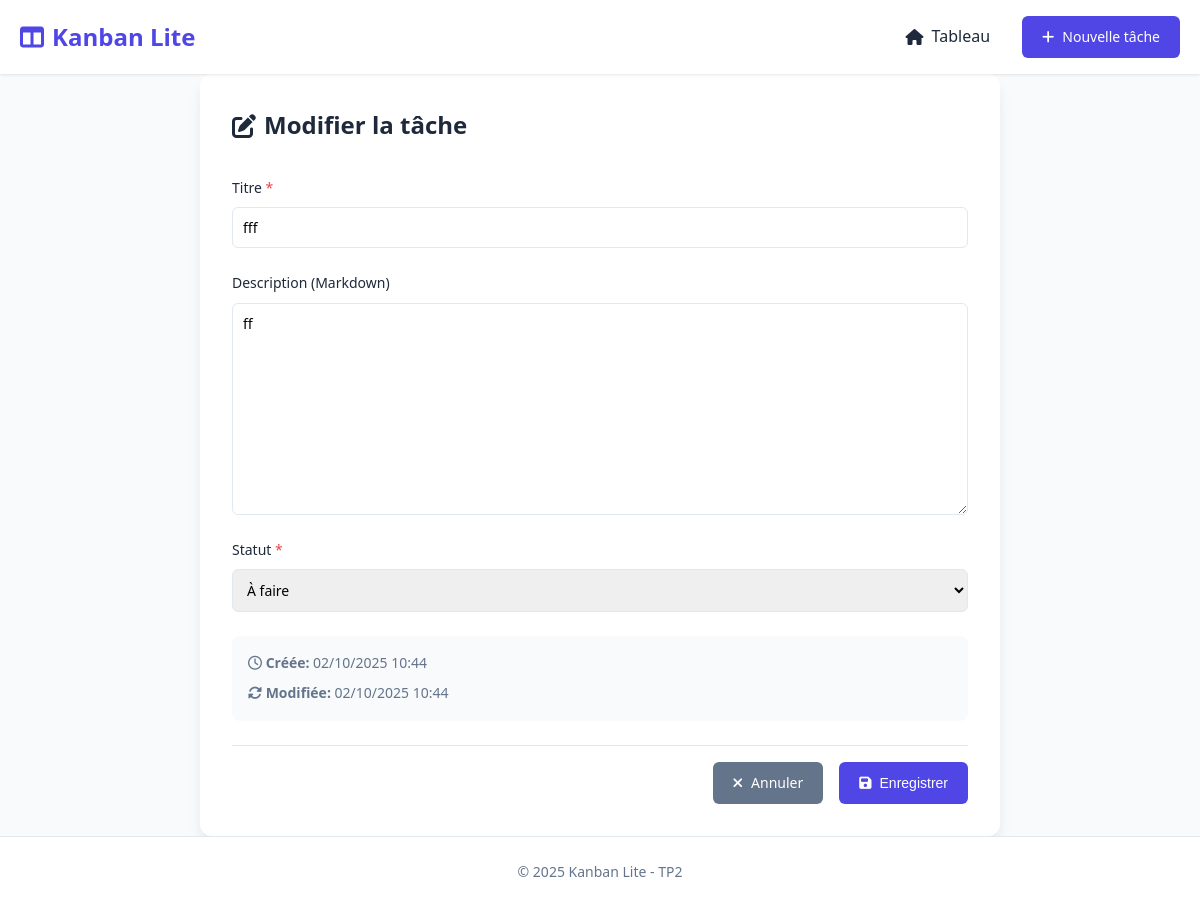
The page /index.php?route=edit&id=8 on the database its author committed.
### tables this page shows
CREATE TABLE tasks (
    id INTEGER PRIMARY KEY AUTOINCREMENT,
    title TEXT NOT NULL,
    description TEXT,
    status TEXT NOT NULL DEFAULT 'todo',
    created_at TEXT NOT NULL,
    updated_at TEXT NOT NULL
);

### controllers/TaskController.php (called while the page is built, shortened)
<?php
require_once __DIR__ . '/../models/TaskModel.php';
function editTask() {
    $id = $_GET['id'] ?? null;
    if (!$id || !($task = getTaskById($id))) {
        header('Location: index.php?route=list');
        exit;
    }
    require __DIR__ . '/../views/tasks/edit.php';
}

### models/TaskModel.php (called while the page is built, shortened)
<?php
function getDatabase() {
    try {
        $db = new PDO('sqlite:' . __DIR__ . '/../database.sqlite');
        $db->setAttribute(PDO::ATTR_ERRMODE, PDO::ERRMODE_EXCEPTION);
        return $db;
    } catch (PDOException $e) {
        die('Erreur: ' . $e->getMessage());
    }
}
function getTaskById($id) {
    $db = getDatabase();
    $stmt = $db->prepare('SELECT * FROM tasks WHERE id = :id');
    $stmt->execute(['id' => $id]);
    return $stmt->fetch(PDO::FETCH_ASSOC);
}

### views/tasks/edit.php (the view, shortened to what this page needs)
<div class="form-container">
    <div class="form-header"><h2><i class="fas fa-edit"></i> Modifier la tâche</h2></div>
    <form action="index.php?route=update" method="POST" class="task-form">
        <div class="form-group">
            <label for="title">Titre <span class="required">*</span></label>
            <input type="text" id="title" name="title" required maxlength="255" value="<?= htmlspecialchars($task['title']) ?>">
        </div>
        <div class="form-group">
            <label for="description">Description (Markdown)</label>
            <textarea id="description" name="description" rows="10"><?= htmlspecialchars($task['description']) ?></textarea>
        </div>
        <div class="form-group">
            <label for="status">Statut <span class="required">*</span></label>
            <select id="status" name="status" required>
                <option value="todo" <?= ($task['status'] === 'todo') ? 'selected' : '' ?>>À faire</option>
            </select>
        </div>
        <div class="form-info">
            <p><i class="far fa-clock"></i> <strong>Créée:</strong> <?= date('d/m/Y H:i', strtotime($task['created_at'])) ?></p>
            <p><i class="fas fa-sync-alt"></i> <strong>Modifiée:</strong> <?= date('d/m/Y H:i', strtotime($task['updated_at'])) ?></p>
        </div>
        <div class="form-actions">
            <a href="index.php?route=list" class="btn btn-secondary"><i class="fas fa-times"></i> Annuler</a>
            <button type="submit" class="btn btn-primary"><i class="fas fa-save"></i> Enregistrer</button>
        </div>
    </form>
</div>
<?php $content = ob_get_clean(); require __DIR__ . '/../layout.php'; ?>

### public/css/style.css (style rules this page uses)
* { margin:0;padding:0;box-sizing:border-box }
:root { --primary:#4f46e5;--secondary:#64748b;--success:#10b981;--danger:#ef4444;--bg:#f8fafc;--card:#fff;--text:#1e293b;--border:#e2e8f0;--shadow:0 1px 3px rgba(0,0,0,.1) }
body { font-family:system-ui,sans-serif;background:var(--bg);color:var(--text);line-height:1.6;min-height:100vh;display:flex;flex-direction:column }
.btn { padding:.625rem 1.25rem;border-radius:.375rem;border:none;cursor:pointer;font-size:.875rem;font-weight:500;text-decoration:none;display:inline-flex;align-items:center;gap:.5rem;transition:.2s }
.btn-primary { background:var(--primary);color:#fff }
.btn-secondary { background:var(--secondary);color:#fff }
.form-container { max-width:800px;margin:0 auto;background:var(--card);padding:2rem;border-radius:.75rem;box-shadow:0 10px 15px -3px rgba(0,0,0,.1) }
.form-header { margin-bottom:2rem }
.form-header h2 { font-size:1.5rem;display:flex;align-items:center;gap:.5rem }
.task-form { display:flex;flex-direction:column;gap:1.5rem }
.form-group { display:flex;flex-direction:column;gap:.5rem }
.form-group label { font-weight:500;font-size:.875rem }
.required { color:var(--danger) }
.form-group input,.form-group select,.form-group textarea { padding:.625rem;border:1px solid var(--border);border-radius:.375rem;font-size:.875rem;transition:.2s;font-family:inherit }
.form-group textarea { resize:vertical;min-height:120px }
.form-info { background:var(--bg);padding:1rem;border-radius:.5rem;display:flex;flex-direction:column;gap:.5rem }
.form-info p { font-size:.875rem;color:var(--secondary) }
.form-actions { display:flex;gap:1rem;justify-content:flex-end;padding-top:1rem;border-top:1px solid var(--border) }

### rows shown on the page
tasks: title "fff", description "ff", status "À faire", created_at "02/10/2025 10:44", updated_at "02/10/2025 10:44"
